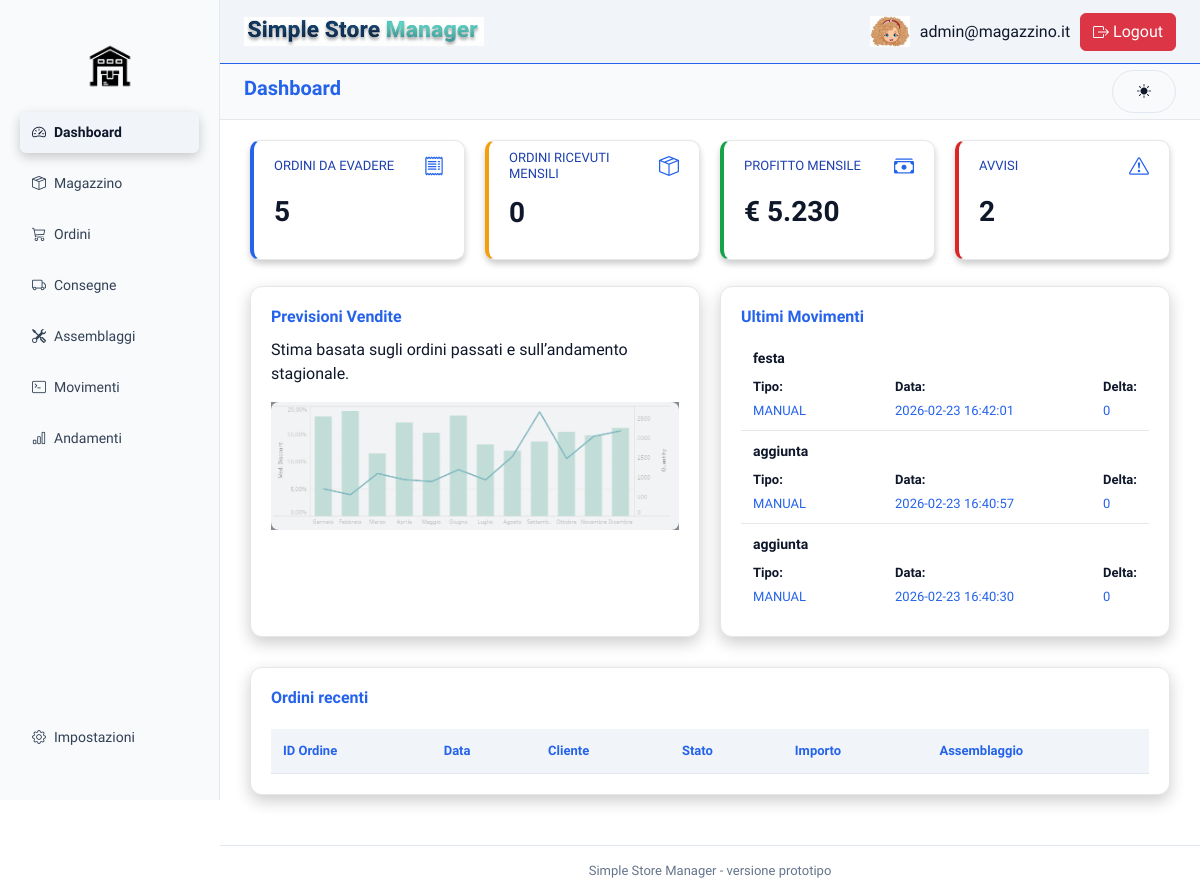
The page /index.php (signed in) on the database as committed earlier.
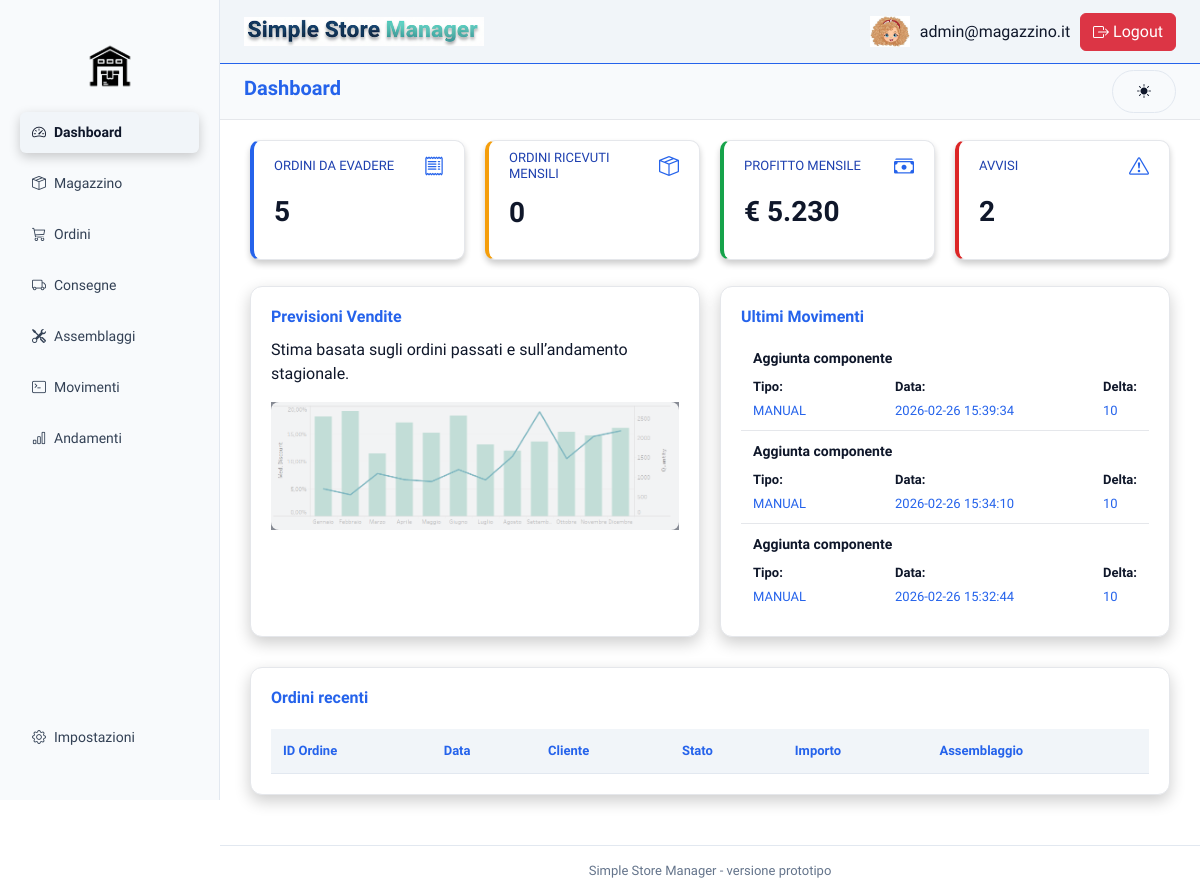
The same page on the database as committed later.
### tables this page shows
CREATE TABLE `movimenti` (
  `id` int(5) NOT NULL,
  `delta` int(10) NOT NULL,
  `tipo` enum('ORDER','DELIVERY','MANUAL','ASSEMBLY') NOT NULL,
  `id_ordine` int(5) DEFAULT NULL,
  `id_consegna` int(5) DEFAULT NULL,
  `id_assemblaggio` int(5) DEFAULT NULL,
  `id_componente` int(5) DEFAULT NULL,
  `data_movimento` datetime NOT NULL DEFAULT current_timestamp(),
  `note` text DEFAULT NULL
);

### backend/query/movimenti.php (called while the page is built, shortened)
<?php
function getUltimiMovimenti(){
    $pdo=connect();
    $sql = "SELECT delta, data_movimento, tipo, note
        from movimenti
        ORDER BY data_movimento DESC
        LIMIT 3;";
    $stmt = $pdo->query($sql);
    return $stmt->fetchAll(PDO::FETCH_ASSOC);
}
?>

### frontend/dashboard/dashboard.php (the view, shortened to what the changed rows need)
<?php
require 'backend/query/movimenti.php';
$movimenti_recenti = getUltimiMovimenti();
?>
<!DOCTYPE html>
<html lang="it">
<head>
</head>
<body>
    <main class="main">
        <section class="content-grid">
            <div class="card">
                <h2>Previsioni Vendite</h2>
            </div>
            <div class="card">
                <a href="index.php?page=movimenti" style="text-decoration: none; color: inherit;">
                    <h2>Ultimi Movimenti</h2>
                    <ul class="list">
                        <?php foreach ($movimenti_recenti as $movimento): ?>
                            <li>
                                <strong><?= htmlspecialchars($movimento['note']) ?></strong>
                                <div class="info-row">
                                    <span><strong>Tipo:</strong> <?= htmlspecialchars($movimento['tipo']) ?></span>
                                    <span><strong>Data:</strong> <?= htmlspecialchars($movimento['data_movimento']) ?></span>
                                    <span><strong>Delta:</strong> <?= htmlspecialchars($movimento['delta']) ?></span>
                                </div>
                            </li>
                        <?php endforeach; ?>
                    </ul>
                </a>
            </div>
        </section>
        <section class="card full">
            <h2>Ordini recenti</h2>
            <table class="orders-table">
                <thead>
                    <tr>
                        <th>ID Ordine</th>
                        <th>Data</th>
                        <th>Cliente</th>
                        <th>Stato</th>
                        <th>Importo</th>
                        <th>Assemblaggio</th>
                    </tr>
                </thead>
            </table>
        </section>
    </main>
</body>
</html>

### frontend/sidebar/sidebar.php (shortened to what the changed rows need)
<?php
$menu = [
    'Dashboard'   => 'speedometer2',
    'Magazzino'   => 'box-seam',
    'Ordini'      => 'cart3',
    'Consegne'    => 'truck',
    'Assemblaggi' => 'tools',
    'Movimenti'   => 'terminal',
    'Andamenti'   => 'bar-chart'
];
$bottomMenu = [
    'Impostazioni'=> 'gear'
];
?>
<aside class="sidebar d-flex flex-column justify-content-between">
    <div>
        <ul class="nav nav-pills flex-column gap-1">
            <?php foreach ($menu as $pagina => $icona): ?>
                <?php $pageSlug = lcfirst($pagina); ?>
                <li class="nav-item">
                    <a href="?page=<?= $pageSlug ?>"
                       class="nav-link d-flex align-items-center gap-2 <?= ($page === $pageSlug) ? 'active' : '' ?>">
                        <i class="bi bi-<?= $icona ?>"></i>
                        <?= $pagina ?>
                    </a>
                </li>
            <?php endforeach; ?>
        </ul>
    </div>
        <ul class="nav nav-pills flex-column gap-1 mb-3">
            <?php foreach ($bottomMenu as $pagina => $icona): ?>
                <?php $pageSlug = lcfirst($pagina); ?>
                <li class="nav-item">
                    <a href="?page=<?= $pageSlug ?>"
                    class="nav-link d-flex align-items-center gap-2 <?= ($page === $pageSlug) ? 'active' : '' ?>">
                        <i class="bi bi-<?= $icona ?>"></i>
                        <?= $pagina ?>
                    </a>
                </li>
            <?php endforeach; ?>
        </ul>
</aside>

Rows that differ between the two databases and show on the page:
no longer on this page (row unchanged): movimenti: note "festa", tipo "MANUAL", data_movimento "2026-02-23 16:42:01", delta "0"
no longer on this page (row unchanged): movimenti: note "aggiunta", tipo "MANUAL", data_movimento "2026-02-23 16:40:57", delta "0"
no longer on this page (row unchanged): movimenti: note "aggiunta", tipo "MANUAL", data_movimento "2026-02-23 16:40:30", delta "0"
added movimenti: note "Aggiunta componente", tipo "MANUAL", data_movimento "2026-02-26 15:39:34", delta "10"
added movimenti: note "Aggiunta componente", tipo "MANUAL", data_movimento "2026-02-26 15:34:10", delta "10"
added movimenti: note "Aggiunta componente", tipo "MANUAL", data_movimento "2026-02-26 15:32:44", delta "10"
